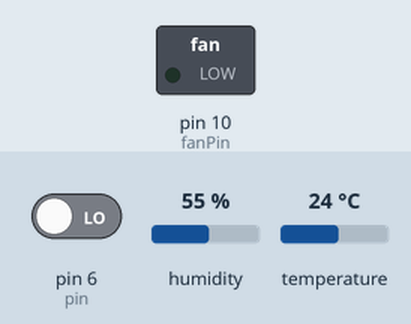
A sketch run on a simulated Arduino Uno, built with avr-gcc and run on an emulated ATmega328P. Shown: switched loads named in the sketch (green lamp = pin HIGH). The test bench sets the inputs (shaded band); at power-on: pin 6 (pin) LOW, temperature 24 °C, humidity 55 %. What the sketch prints to the serial monitor is not drawn.

Above: at 2.8 s.
2.9 s: pin 6 (pin) driven HIGH
4.8 s: temperature set to 25.6 °C
7.3 s: temperature set to 26.6 °C
At 8.6 s:
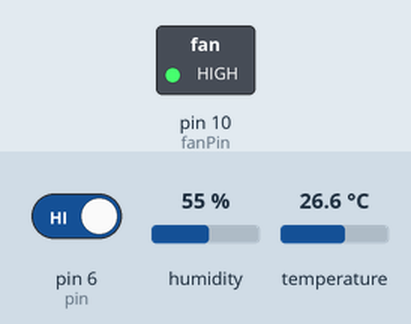
9.6 s: pin 6 (pin) driven LOW
At 13.9 s:
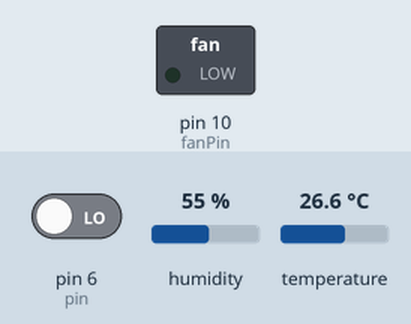
Timing chart, 0 to 15.4 s (numbered marks = the images above; inputs shaded):
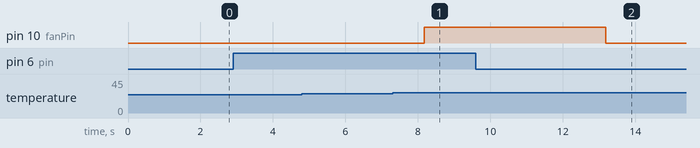

The sketch:

sketch.ino
```cpp
#include <DHT.h>
#include <DHT_U.h>
#define DHTPIN 8
#define DHTTYPE 22
DHT dht(DHTPIN, DHTTYPE);

int fanPin = 10;
int pin = 6;
float hum;
float temp;

void setup()
{
  pinMode(fanPin,OUTPUT);
  pinMode(pin, INPUT);
  Serial.begin(9600);
  dht.begin();
  Serial.println("CLEARDATA");
  Serial.println("LABEL, Date, Time ,PIR motion, temperature, humidity, FAN ");
  Serial.println("RESETTIMER");
}

void loop()
{
  int state = digitalRead(pin);
  hum = dht.readHumidity();
  temp = dht.readTemperature();
  Serial.print("DATA, DATE, TIME,");
  Serial.print(state);
  Serial.print(",");
  Serial.print(temp);
  Serial.print(",");
  Serial.print(hum);
      if (state == 1)
      {
      //Serial.println("Motion Detected!");
        if(temp>26.0)
        {
          digitalWrite(fanPin, HIGH);   // sets the fan on
          //Serial.print("DETECTED");
          Serial.print(" ,");
          Serial.println("ON");
          delay(5000);                  // waits for a 5 second
         }
       }
     else
     {
      //Serial.println("Motion not Detected!");
      digitalWrite(fanPin, LOW);
      //Serial.print("NOT DETECTED");
      Serial.print(" ,");
      Serial.println("OFF");
      delay(1000);
  }


}
```

Measured:
- the behaviour switches between 26 and 26.1 °C on temperature (found by bisection; images 0 and 1)
- after the input at 2.9 s, every drawn part: stays the same
- after the input at 4.8 s, every drawn part: stays the same
- after the input at 7.3 s, pin 10 (fanPin): LOW → HIGH after 0.88 s
- after the input at 9.6 s, pin 10 (fanPin): HIGH → LOW after 3.6 s
